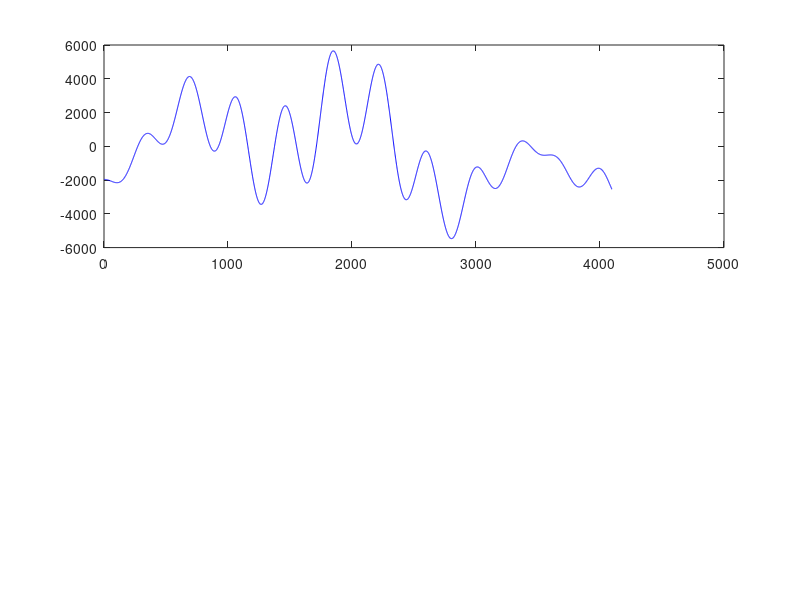

The MATLAB source for this figure: (Note: this script raises an error after producing the figure.)
close all; 
clc; 
clear all; 
format long;

t_beg_model_time = tic; %старт времени расчёта модели

%Исходные данные
Q_COUNTS = 4096; %число отсчётов сигнала
N_it = log2(Q_COUNTS); %число итераций БПФ
q = 1:Q_COUNTS; %счётчик данных
fprintf('Количество отсчётов БПФ = %d\n', Q_COUNTS);
fprintf('Количество итераций БПФ = %d\n', N_it);
    
%1 Генерация сигнала
te = 0:1/4095:1;
q = 1:4096;
E0 = 1600 * exp(70 * 1i * te)- 1458 * exp(-20 * te * 1i * pi) - 2102 * cos(3 ...
    * 2 * pi * te) + 2 * (750 * sin(2 * pi * te) - 500 * sin(3 * pi * te));


Et_Im = imag(E0); %выделение реальной и мнимой части
Et_Re = real(E0);

%2 Построение графика входного сигнала
figure    
subplot(2, 1, 1);        
plot(q, Et_Re(q), 'b');
title('График входного сигнала (Re)', FontSize=14);
axis tight;
grid on;                
subplot(2, 1, 2);        
plot(q, Et_Im(q), 'b');
title ('График входного сигнала (Im)', FontSize=14);
axis tight;
grid on; 

%3 Генерация шума для сигнала
Max_S = max(max(abs(Et_Re)), max(abs(Et_Im))); %расчёт максимального значения массива
rng(64801, 'twister');
N_por = round(Max_S); %порог шума
N0 = randi([-N_por N_por], 1, Q_COUNTS); %генерация данных шума

%4 Формирование зашумленного входного сигнала
S_Re(q) = Et_Re(q) + N0(q); %формирование сигнала (сигнал + шум)
S_Im(q) = Et_Im(q) + N0(q);

%5 Построение графика зашумленного входного сигнала
figure    
subplot(2, 1, 1);        
plot(q, S_Re(q), 'b');
title('График входного сигнала + шума (Re)', FontSize=14);
axis tight;
grid on;                
subplot(2, 1, 2);        
plot(q, S_Im(q), 'b');
title ('График входного сигнала + шума ( Im )', FontSize=14); 
axis tight;
grid on;             

%6 Алгоритм быстрой свёртки (БПФ)

[W_Re, W_Im] = func_gen_table_W(Q_COUNTS); %расчёт поворачивающих коэффициентов

%7 Запись значения поворачивающих множителей
write = sprintf('W_%d.txt', Q_COUNTS);
write_complex_to_dec(write, W_Re, W_Im);

W_Re = bitrevorder( W_Re ); %выстраивание комплексных коэффициентов W в 
% бит-реверсивном порядке
W_Im = bitrevorder( W_Im );

S_fft_Et(q) = 0; % инициализация массива произведений спектра сигнала на 
% спектр эталонного сигнала

flag_fft = -1; % флаг расчёта БПФ = 1 и ОБПФ = -1

%8 Процедура расчёта алгоритма прямого и обратного БПФ для входного сигнала
for step = 1:2 % step == 1 Расчёт БПФ, step == 2 Расчёт ОБПФ
   flaf_fft = -flag_fft; % флаг расчёта БПФ (flag_fft == 1) или ОБПФ (flag_fft == -1) для функции
   
   S_Re = bitrevorder(S_Re); % задание бит-реверсивного порядка при расчёте БПФ (ОБПФ) для входных данных
   S_Im = bitrevorder(S_Im);
  
   % РасчётБПФ - ОБПФ   
   for it = 1 : N_it   % число итераций БПФ
      count_W = 2^(it - 1);  % кол-во повторяющихся коэфф. W при расчёте итерации
      range_W = 2^(N_it - it); % диапазон используемых коэффициентов W
      for k = 1 : count_W     
         from_W = 1 + range_W * (k - 1);   % начало диапазона
         to_W = range_W * k;                 % конец диапазона

         if (it <= 3) %выведение значений переменных
            fprintf(['Iter %d, count_W = %d, range_W = %d, from_W = %d, ' ...
                'to_W = %d\n'], it, count_W, range_W, from_W, to_W);
         end
         % Подбор коэффициентов W для текущей итерации
         temp_W_Re(from_W : to_W) = W_Re(1 : range_W);
         temp_W_Im(from_W : to_W) = W_Im(1 : range_W);                           
      end       
 
%9 Расчёт базовых операций (бабочка) алгоритма БПФ - ОБПФ для текущей итерации 
      [S_Re, S_Im] = func_fft_float(S_Re, S_Im, temp_W_Re, temp_W_Im, flag_fft);        
   end
%10 Процедура согласованной фильтрации входного сигнала с помощью БПФ и
%ОБПФ
   if step == 1
      % Комплексное умножение результатов БПФ на значения спектра эталонного сигнала
      S_fft_Et(q) = (S_Re + 1i * S_Im(q)).*(Et_Re(q) + 1i * Et_Im(q));
      S_Re(q) = real(S_fft_Et(q));  % Реальная часть
      S_Im(q) = imag(S_fft_Et(q));  % Мнимая часть
   else % if step == 2
      % Масштабирование результатов ОБПФ - умножение на коэффициент 1/Q_COUNTS в соответствии с формулой
      S_Re = S_Re./Q_COUNTS;
      S_Im = S_Im./Q_COUNTS;
   end
end

%11 Построение графика абсолютных значений полученного сигнала
abs_S_ifft(q) = abs(S_Re(q) + 1i * S_Im(q));
figure    
plot(q, abs_S_ifft(q), 'b');
title ('Абсолютные значения ОБПФ');
axis tight;
grid on;   

%12 Результаты алгоритма быстрой свёртки
conv = sprintf('conv_%d.txt', Q_COUNTS);
write_complex_to_dec(conv, S_Re, S_Im );
          
t_end_model_time = toc(t_beg_model_time); %окончание времени расчёта
fprintf( ['Модель рассчитана!( %s ) Время расчёта: %f сек. (%f мин.)\n' ...
    ''], datestr( now ), t_end_model_time, t_end_model_time / 60 );

%Создать массив-вектор от 1 до 8 с шагом 1
n = (1:8)'; %массив-вектор
z = bitrevorder(n); %функция бит-реверс
fprintf('Число = %d, реверс = %d\n', n, z);
